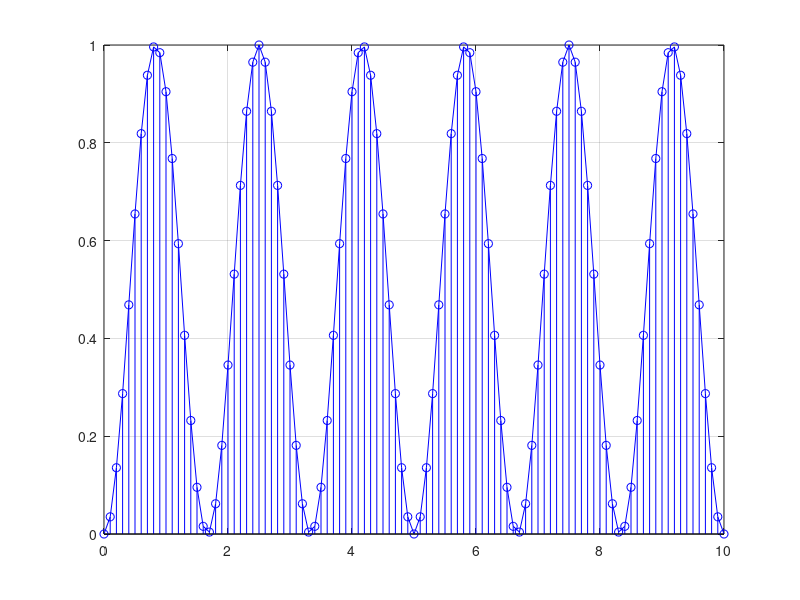

Source code (MATLAB):
t = (0:0.1:10)
s1 = sin(2*pi*5.3*t)
res = s1.^2 %binh phuong tung phan tu
plot(t,res,'blue')
grid on
hold on 
stem(t,res,'blue')